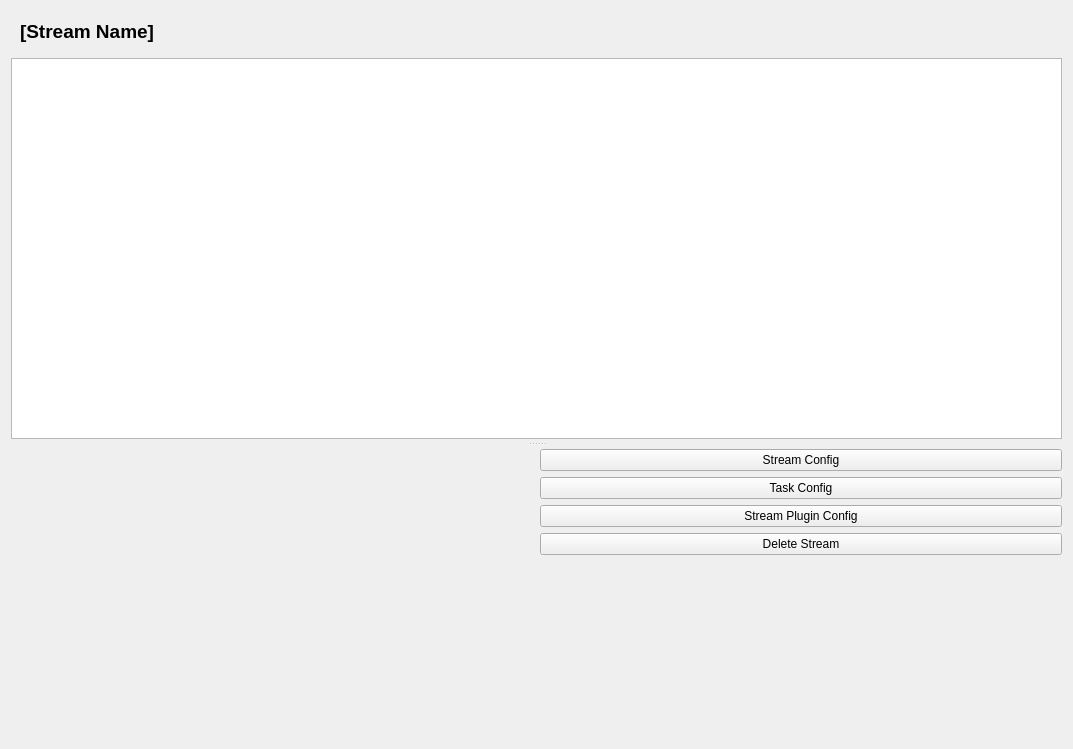
<?xml version="1.0" encoding="UTF-8"?>
<ui version="4.0">
 <class>VideoExpandedView</class>
 <widget class="QWidget" name="VideoExpandedView">
  <property name="geometry">
   <rect>
    <x>0</x>
    <y>0</y>
    <width>1073</width>
    <height>749</height>
   </rect>
  </property>
  <property name="windowTitle">
   <string notr="true">VideoExpandedView</string>
  </property>
  <layout class="QVBoxLayout" name="verticalLayout">
   <item>
    <widget class="QWidget" name="top_layout" native="true">
     <property name="sizePolicy">
      <sizepolicy hsizetype="Preferred" vsizetype="Maximum">
       <horstretch>0</horstretch>
       <verstretch>0</verstretch>
      </sizepolicy>
     </property>
     <layout class="QHBoxLayout" name="_">
      <item>
       <widget class="QLabel" name="stream_name_label">
        <property name="sizePolicy">
         <sizepolicy hsizetype="Preferred" vsizetype="Fixed">
          <horstretch>0</horstretch>
          <verstretch>0</verstretch>
         </sizepolicy>
        </property>
        <property name="font">
         <font>
          <pointsize>14</pointsize>
          <weight>75</weight>
          <italic>false</italic>
          <bold>true</bold>
         </font>
        </property>
        <property name="text">
         <string notr="true">[Stream Name]</string>
        </property>
       </widget>
      </item>
      <item>
       <spacer name="horizontalSpacer">
        <property name="orientation">
         <enum>Qt::Horizontal</enum>
        </property>
        <property name="sizeHint" stdset="0">
         <size>
          <width>40</width>
          <height>20</height>
         </size>
        </property>
       </spacer>
      </item>
     </layout>
    </widget>
   </item>
   <item>
    <widget class="QSplitter" name="splitter">
     <property name="lineWidth">
      <number>0</number>
     </property>
     <property name="orientation">
      <enum>Qt::Vertical</enum>
     </property>
     <property name="handleWidth">
      <number>10</number>
     </property>
     <property name="childrenCollapsible">
      <bool>false</bool>
     </property>
     <widget class="VideoLarge" name="expanded_video">
      <property name="sizePolicy">
       <sizepolicy hsizetype="Preferred" vsizetype="Expanding">
        <horstretch>0</horstretch>
        <verstretch>0</verstretch>
       </sizepolicy>
      </property>
      <property name="frame_rate" stdset="0">
       <number>10</number>
      </property>
     </widget>
     <widget class="QWidget" name="bottom_layout" native="true">
      <layout class="QGridLayout" name="gridLayout">
       <item row="0" column="0">
        <widget class="AlertLog" name="alert_log"/>
       </item>
       <item row="0" column="1">
        <layout class="QVBoxLayout" name="config_button_layout">
         <item>
          <widget class="QPushButton" name="stream_config_button">
           <property name="sizePolicy">
            <sizepolicy hsizetype="Minimum" vsizetype="Fixed">
             <horstretch>0</horstretch>
             <verstretch>0</verstretch>
            </sizepolicy>
           </property>
           <property name="text">
            <string>Stream Config</string>
           </property>
          </widget>
         </item>
         <item>
          <widget class="QPushButton" name="task_config_button">
           <property name="sizePolicy">
            <sizepolicy hsizetype="Minimum" vsizetype="Fixed">
             <horstretch>0</horstretch>
             <verstretch>0</verstretch>
            </sizepolicy>
           </property>
           <property name="text">
            <string>Task Config</string>
           </property>
          </widget>
         </item>
         <item>
          <widget class="QPushButton" name="plugin_stream_config_button">
           <property name="text">
            <string>Stream Plugin Config</string>
           </property>
          </widget>
         </item>
         <item>
          <widget class="QPushButton" name="delete_stream_button">
           <property name="sizePolicy">
            <sizepolicy hsizetype="Minimum" vsizetype="Fixed">
             <horstretch>0</horstretch>
             <verstretch>0</verstretch>
            </sizepolicy>
           </property>
           <property name="text">
            <string>Delete Stream</string>
           </property>
          </widget>
         </item>
         <item>
          <spacer name="verticalSpacer">
           <property name="orientation">
            <enum>Qt::Vertical</enum>
           </property>
           <property name="sizeHint" stdset="0">
            <size>
             <width>20</width>
             <height>40</height>
            </size>
           </property>
          </spacer>
         </item>
        </layout>
       </item>
      </layout>
     </widget>
    </widget>
   </item>
  </layout>
 </widget>
 <customwidgets>
  <customwidget>
   <class>VideoLarge</class>
   <extends>QGraphicsView</extends>
   <header>brainframe.client.ui.main_window.video_expanded_view.video_large.video_large</header>
  </customwidget>
  <customwidget>
   <class>AlertLog</class>
   <extends>QWidget</extends>
   <header>brainframe.client.ui.main_window.video_expanded_view.alert_log.alert_log</header>
  </customwidget>
 </customwidgets>
 <resources/>
 <connections>
  <connection>
   <sender>task_config_button</sender>
   <signal>clicked()</signal>
   <receiver>VideoExpandedView</receiver>
   <slot>open_task_config()</slot>
   <hints>
    <hint type="sourcelabel">
     <x>1051</x>
     <y>204</y>
    </hint>
    <hint type="destinationlabel">
     <x>197</x>
     <y>281</y>
    </hint>
   </hints>
  </connection>
  <connection>
   <sender>delete_stream_button</sender>
   <signal>clicked()</signal>
   <receiver>VideoExpandedView</receiver>
   <slot>delete_stream_button_clicked()</slot>
   <hints>
    <hint type="sourcelabel">
     <x>1051</x>
     <y>266</y>
    </hint>
    <hint type="destinationlabel">
     <x>0</x>
     <y>719</y>
    </hint>
   </hints>
  </connection>
  <connection>
   <sender>plugin_stream_config_button</sender>
   <signal>clicked()</signal>
   <receiver>VideoExpandedView</receiver>
   <slot>open_stream_plugin_config()</slot>
   <hints>
    <hint type="sourcelabel">
     <x>954</x>
     <y>223</y>
    </hint>
    <hint type="destinationlabel">
     <x>1</x>
     <y>240</y>
    </hint>
   </hints>
  </connection>
 </connections>
 <slots>
  <slot>expanded_stream_closed_slot()</slot>
  <slot>open_task_config()</slot>
  <slot>open_source_config()</slot>
  <slot>delete_stream_button_clicked()</slot>
  <slot>open_stream_plugin_config()</slot>
 </slots>
</ui>
